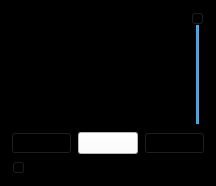
<?xml version="1.0" encoding="UTF-8"?>
<ui version="4.0">
 <class>Controls</class>
 <widget class="QWidget" name="Controls">
  <property name="geometry">
   <rect>
    <x>0</x>
    <y>0</y>
    <width>216</width>
    <height>186</height>
   </rect>
  </property>
  <property name="sizePolicy">
   <sizepolicy hsizetype="Minimum" vsizetype="Minimum">
    <horstretch>0</horstretch>
    <verstretch>0</verstretch>
   </sizepolicy>
  </property>
  <property name="windowTitle">
   <string>Form</string>
  </property>
  <property name="styleSheet">
   <string notr="true">QWidget{background-color:black;}</string>
  </property>
  <layout class="QHBoxLayout" name="horizontalLayout_5" stretch="0">
   <item>
    <layout class="QVBoxLayout" name="verticalLayout">
     <item>
      <layout class="QHBoxLayout" name="horizontalLayout_2">
       <item>
        <widget class="QLCDNumber" name="lcdNumberElapsed">
         <property name="frameShape">
          <enum>QFrame::StyledPanel</enum>
         </property>
         <property name="frameShadow">
          <enum>QFrame::Plain</enum>
         </property>
         <property name="segmentStyle">
          <enum>QLCDNumber::Flat</enum>
         </property>
        </widget>
       </item>
       <item>
        <widget class="Line" name="line">
         <property name="orientation">
          <enum>Qt::Vertical</enum>
         </property>
        </widget>
       </item>
       <item>
        <widget class="QLCDNumber" name="lcdNumberDuration">
         <property name="frameShape">
          <enum>QFrame::StyledPanel</enum>
         </property>
         <property name="frameShadow">
          <enum>QFrame::Plain</enum>
         </property>
         <property name="segmentStyle">
          <enum>QLCDNumber::Flat</enum>
         </property>
        </widget>
       </item>
       <item>
        <widget class="QSlider" name="dialVolume">
         <property name="sliderPosition">
          <number>99</number>
         </property>
         <property name="orientation">
          <enum>Qt::Vertical</enum>
         </property>
        </widget>
       </item>
      </layout>
     </item>
     <item>
      <layout class="QHBoxLayout" name="horizontalLayout_3">
       <item>
        <layout class="QHBoxLayout" name="horizontalLayout">
         <property name="sizeConstraint">
          <enum>QLayout::SetMinimumSize</enum>
         </property>
         <item>
          <widget class="QPushButton" name="pushButtonPrev">
           <property name="sizePolicy">
            <sizepolicy hsizetype="Minimum" vsizetype="Minimum">
             <horstretch>0</horstretch>
             <verstretch>0</verstretch>
            </sizepolicy>
           </property>
           <property name="text">
            <string/>
           </property>
           <property name="icon">
            <iconset resource="resources.qrc">
             <normaloff>:/resources/prev.png</normaloff>:/resources/prev.png</iconset>
           </property>
           <property name="iconSize">
            <size>
             <width>40</width>
             <height>40</height>
            </size>
           </property>
          </widget>
         </item>
         <item>
          <widget class="QPushButton" name="pushButtonPlayPause">
           <property name="sizePolicy">
            <sizepolicy hsizetype="Minimum" vsizetype="Minimum">
             <horstretch>0</horstretch>
             <verstretch>0</verstretch>
            </sizepolicy>
           </property>
           <property name="styleSheet">
            <string notr="true">QWidget{background-color:white;}</string>
           </property>
           <property name="text">
            <string/>
           </property>
           <property name="icon">
            <iconset resource="resources.qrc">
             <normaloff>:/resources/play.png</normaloff>:/resources/play.png</iconset>
           </property>
           <property name="iconSize">
            <size>
             <width>40</width>
             <height>40</height>
            </size>
           </property>
          </widget>
         </item>
         <item>
          <widget class="QPushButton" name="pushButtonNext">
           <property name="sizePolicy">
            <sizepolicy hsizetype="Minimum" vsizetype="Minimum">
             <horstretch>0</horstretch>
             <verstretch>0</verstretch>
            </sizepolicy>
           </property>
           <property name="text">
            <string/>
           </property>
           <property name="icon">
            <iconset resource="resources.qrc">
             <normaloff>:/resources/next.png</normaloff>:/resources/next.png</iconset>
           </property>
           <property name="iconSize">
            <size>
             <width>40</width>
             <height>40</height>
            </size>
           </property>
          </widget>
         </item>
        </layout>
       </item>
      </layout>
     </item>
     <item>
      <widget class="QSlider" name="horizontalSliderPosition">
       <property name="sizePolicy">
        <sizepolicy hsizetype="MinimumExpanding" vsizetype="Minimum">
         <horstretch>0</horstretch>
         <verstretch>0</verstretch>
        </sizepolicy>
       </property>
       <property name="styleSheet">
        <string notr="true">QScrollBar::groove:horizontal {
     border: 0px solid #999999;
     height: 1px; 
     background: gray;/*qlineargradient(x1:0, y1:0, x2:0, y2:1, stop:0 #B1B1B1, stop:1 #c4c4c4);*/
     margin: 1px 5;
	border-radius: 1px;
 }

 QScrollBar::handle:horizontal {
     background: qlineargradient(x1:0, y1:0, x2:1, y2:1, stop:0 #b4b4b4, stop:1 #8f8f8f);
     border: 0px solid #5c5c5c;
     width: 10px;
     height: 10px;
     margin: -5px; 
     border-radius: 5px;
 }</string>
       </property>
       <property name="orientation">
        <enum>Qt::Horizontal</enum>
       </property>
      </widget>
     </item>
    </layout>
   </item>
  </layout>
 </widget>
 <resources>
  <include location="resources.qrc"/>
 </resources>
 <connections>
  <connection>
   <sender>pushButtonNext</sender>
   <signal>clicked()</signal>
   <receiver>Controls</receiver>
   <slot>onNextClicked()</slot>
   <hints>
    <hint type="sourcelabel">
     <x>962</x>
     <y>99</y>
    </hint>
    <hint type="destinationlabel">
     <x>568</x>
     <y>52</y>
    </hint>
   </hints>
  </connection>
  <connection>
   <sender>pushButtonPrev</sender>
   <signal>clicked()</signal>
   <receiver>Controls</receiver>
   <slot>onPrevClicked()</slot>
   <hints>
    <hint type="sourcelabel">
     <x>830</x>
     <y>99</y>
    </hint>
    <hint type="destinationlabel">
     <x>736</x>
     <y>35</y>
    </hint>
   </hints>
  </connection>
  <connection>
   <sender>pushButtonPlayPause</sender>
   <signal>clicked()</signal>
   <receiver>Controls</receiver>
   <slot>onPlayPauseClicked()</slot>
   <hints>
    <hint type="sourcelabel">
     <x>896</x>
     <y>99</y>
    </hint>
    <hint type="destinationlabel">
     <x>464</x>
     <y>95</y>
    </hint>
   </hints>
  </connection>
  <connection>
   <sender>dialVolume</sender>
   <signal>valueChanged(int)</signal>
   <receiver>Controls</receiver>
   <slot>onVolumeChanged(int)</slot>
   <hints>
    <hint type="sourcelabel">
     <x>1139</x>
     <y>75</y>
    </hint>
    <hint type="destinationlabel">
     <x>264</x>
     <y>79</y>
    </hint>
   </hints>
  </connection>
 </connections>
 <slots>
  <slot>onVolumeChanged(int)</slot>
  <slot>onPlayPauseClicked()</slot>
  <slot>onStopClicked()</slot>
  <slot>onNextClicked()</slot>
  <slot>onPrevClicked()</slot>
 </slots>
</ui>
